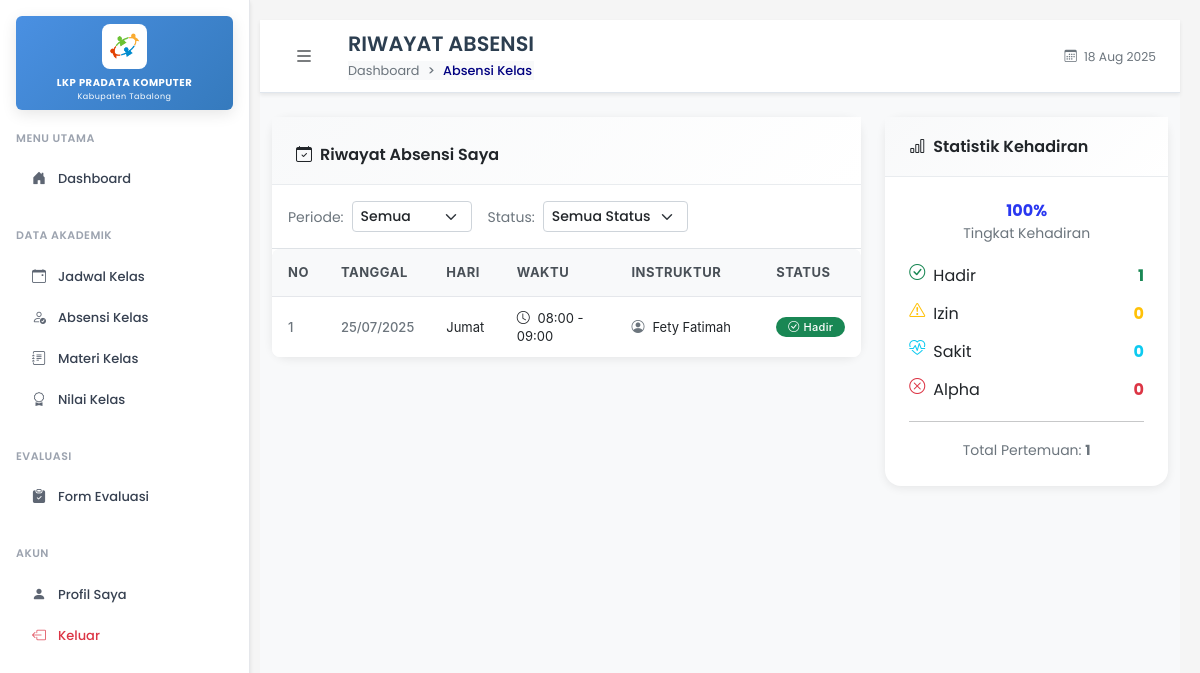
/pages/siswa/absensi/index.php (signed in), run on an earlier commit of the app's database.
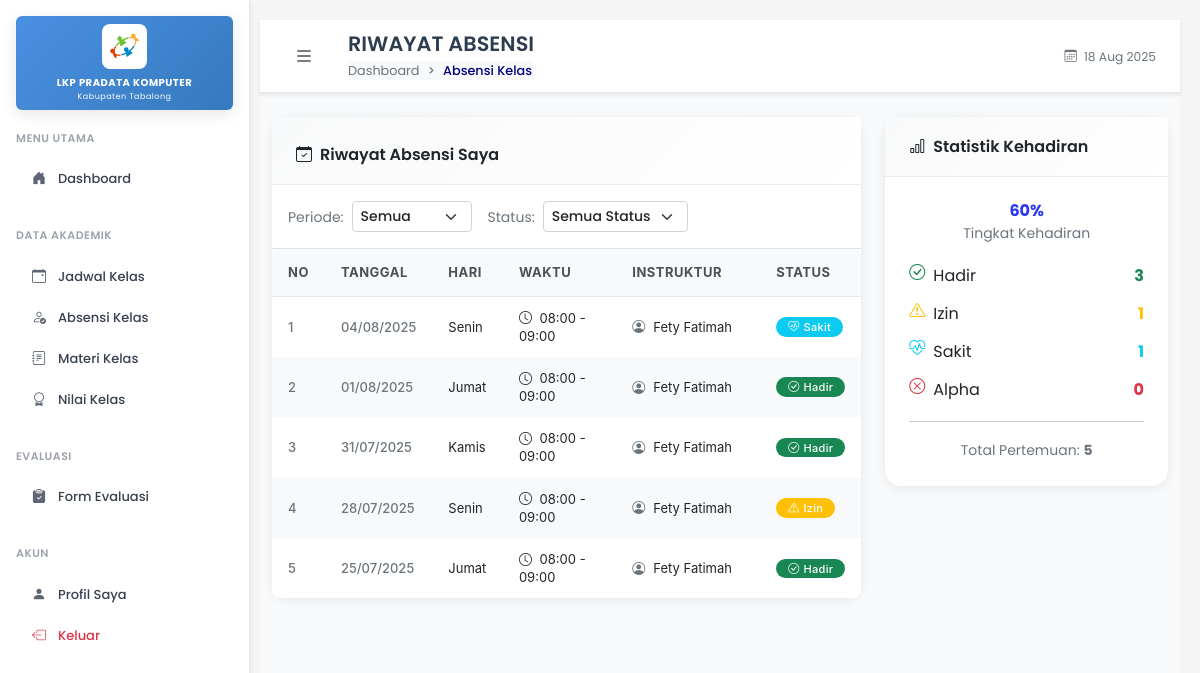
And on a later commit of the database.
### tables this page shows
CREATE TABLE `absensi_siswa` (
  `id_absen` int(11) NOT NULL,
  `id_siswa` int(11) DEFAULT NULL,
  `id_jadwal` int(11) DEFAULT NULL,
  `status` enum('hadir','izin','sakit','tanpa keterangan') DEFAULT NULL,
  `waktu_absen` datetime DEFAULT NULL
);

CREATE TABLE `jadwal` (
  `id_jadwal` int(11) NOT NULL,
  `id_kelas` int(11) DEFAULT NULL,
  `id_instruktur` int(11) DEFAULT NULL,
  `tanggal` date DEFAULT NULL,
  `waktu_mulai` time DEFAULT NULL,
  `waktu_selesai` time DEFAULT NULL
);

CREATE TABLE `instruktur` (
  `id_instruktur` int(11) NOT NULL,
  `id_user` int(11) DEFAULT NULL,
  `nik` varchar(16) DEFAULT NULL,
  `nama` varchar(100) DEFAULT NULL,
  `jenis_kelamin` enum('Laki-Laki','Perempuan') DEFAULT NULL,
  `angkatan` varchar(100) DEFAULT NULL,
  `status_aktif` enum('aktif','nonaktif') DEFAULT 'aktif',
  `pas_foto` varchar(255) DEFAULT NULL,
  `email` varchar(100) DEFAULT NULL
);

### pages/siswa/absensi/index.php (the view, shortened to what the rows shown need)
<?php
require_once '../../../includes/auth.php';
include '../../../includes/db.php';
$stmt = $conn->prepare("SELECT s.*, k.nama_kelas, g.nama_gelombang, i.nama as nama_instruktur
                       FROM siswa s
                       LEFT JOIN kelas k ON s.id_kelas = k.id_kelas
                       LEFT JOIN gelombang g ON k.id_gelombang = g.id_gelombang
                       LEFT JOIN instruktur i ON k.id_instruktur = i.id_instruktur
                       WHERE s.id_user = ?");
$stmt->bind_param("i", $_SESSION['user_id']);
$stmt->execute();
$siswaData = $stmt->get_result()->fetch_assoc();
$whereConditions = ["a.id_siswa = ?"];
$params = [$siswaData['id_siswa']];
$whereClause = 'WHERE ' . implode(' AND ', $whereConditions);
$orderClause = "ORDER BY j.tanggal DESC, j.waktu_mulai DESC";
$query = "SELECT a.status, a.waktu_absen,
          j.tanggal, j.waktu_mulai, j.waktu_selesai,
          k.nama_kelas,
          i.nama as nama_instruktur,
          CASE DAYNAME(j.tanggal)
            WHEN 'Monday' THEN 'Senin'
            WHEN 'Tuesday' THEN 'Selasa'
            WHEN 'Wednesday' THEN 'Rabu'
            WHEN 'Thursday' THEN 'Kamis'
            WHEN 'Friday' THEN 'Jumat'
            WHEN 'Saturday' THEN 'Sabtu'
            WHEN 'Sunday' THEN 'Minggu'
          END as hari_indonesia
          FROM absensi_siswa a
          JOIN jadwal j ON a.id_jadwal = j.id_jadwal
          JOIN kelas k ON j.id_kelas = k.id_kelas
          JOIN instruktur i ON j.id_instruktur = i.id_instruktur
          $whereClause
          $orderClause";
$stmt = mysqli_prepare($conn, $query);
if ($stmt) {
    $types = str_repeat('s', count($params));
    mysqli_stmt_bind_param($stmt, $types, ...$params);
    mysqli_stmt_execute($stmt);
    $result = mysqli_stmt_get_result($stmt);
} else {
    $result = false;
}
function getStatusBadge($status) {
    switch($status) {
        case 'hadir':
            return '<span class="badge bg-success px-2 py-1"><i class="bi bi-check-circle me-1"></i>Hadir</span>';
        case 'izin':
            return '<span class="badge bg-warning px-2 py-1"><i class="bi bi-exclamation-triangle me-1"></i>Izin</span>';
        case 'sakit':
            return '<span class="badge bg-info px-2 py-1"><i class="bi bi-heart-pulse me-1"></i>Sakit</span>';
    }
}
?>
<!DOCTYPE html>
<html lang="id">
<head>
  <link rel="stylesheet" href="../../../assets/css/bootstrap.min.css" />
  <link rel="stylesheet" href="../../../assets/css/bootstrap-icons.css" />
  <link rel="stylesheet" href="../../../assets/css/fonts.css" />
  <link rel="stylesheet" href="../../../assets/css/styles.css" />
</head>
<body>
  <div class="d-flex">
    <div class="flex-fill main-content">
      <nav class="top-navbar">
        <div class="container-fluid px-3 px-md-4">
          <div class="d-flex align-items-center">
            <div class="d-flex align-items-center flex-grow-1">
              <div class="page-info">
                <h2 class="page-title mb-1">RIWAYAT ABSENSI</h2>
              </div>
            </div>
          </div>
        </div>
      </nav>
      <div class="container-fluid mt-4">
        <div class="row">
          <div class="col-lg-8">
            <div class="card content-card">
              <div class="table-responsive">
                <table class="custom-table mb-0">
                  <thead>
                    <tr>
                      <th width="5%">No</th>
                      <th width="15%">Tanggal</th>
                      <th width="12%">Hari</th>
                      <th width="20%">Waktu</th>
                      <th width="25%">Instruktur</th>
                      <th width="15%">Status</th>
                    </tr>
                  </thead>
                  <tbody>
                    <?php if ($result && mysqli_num_rows($result) > 0): ?>
                      <?php $no = 1; ?>
                      <?php while ($row = mysqli_fetch_assoc($result)): ?>
                        <?php
                        $tanggalJadwal = strtotime($row['tanggal']);
                        $today = strtotime(date('Y-m-d'));
                        $isToday = $tanggalJadwal == $today;
                        $isPast = $tanggalJadwal < $today;
                        ?>
                        <tr class="<?= $isToday ? 'table-primary' : '' ?>">
                          <td class="align-middle">
                            <span class="fw-medium text-muted"><?= $no++ ?></span>
                          </td>
                          <td class="align-middle">
                            <div class="fw-medium <?= $isToday ? 'text-primary' : ($isPast ? 'text-muted' : '') ?>">
                              <?= date('d/m/Y', strtotime($row['tanggal'])) ?>
                            </div>
                          </td>
                          <td class="align-middle">
                            <span class="<?= $isToday ? 'text-primary fw-bold' : '' ?>">
                              <?= htmlspecialchars($row['hari_indonesia']) ?>
                            </span>
                          </td>
                          <td class="align-middle">
                            <div class="<?= $isToday ? 'text-primary fw-bold' : '' ?>">
                              <i class="bi bi-clock me-1"></i>
                              <?= date('H:i', strtotime($row['waktu_mulai'])) ?> -
                              <?= date('H:i', strtotime($row['waktu_selesai'])) ?>
                            </div>
                          </td>
                          <td class="align-middle">
                            <div class="d-flex align-items-center">
                              <i class="bi bi-person-circle me-2 text-muted"></i>
                              <span><?= htmlspecialchars($row['nama_instruktur']) ?></span>
                            </div>
                          </td>
                          <td class="align-middle">
                            <?= getStatusBadge($row['status']) ?>
                          </td>
                        </tr>
                      <?php endwhile; ?>
                    <?php endif; ?>
                  </tbody>
                </table>
              </div>
            </div>
          </div>
        </div>
      </div>
    </div>
  </div>
</body>
</html>

What changed in the data, as far as the page shows it:
added absensi_siswa: id_jadwal.tanggal "04/08/2025", hari_indonesia "Senin", id_jadwal.waktu_mulai "08:00", id_jadwal.waktu_selesai "09:00", instruktur.nama "Fety Fatimah", status "sakit" (drawn)
added absensi_siswa: id_jadwal.tanggal "01/08/2025", hari_indonesia "Jumat", id_jadwal.waktu_mulai "08:00", id_jadwal.waktu_selesai "09:00", instruktur.nama "Fety Fatimah", status "hadir" (drawn)
added absensi_siswa: id_jadwal.tanggal "31/07/2025", hari_indonesia "Kamis", id_jadwal.waktu_mulai "08:00", id_jadwal.waktu_selesai "09:00", instruktur.nama "Fety Fatimah", status "hadir" (drawn)
added absensi_siswa: id_jadwal.tanggal "28/07/2025", hari_indonesia "Senin", id_jadwal.waktu_mulai "08:00", id_jadwal.waktu_selesai "09:00", instruktur.nama "Fety Fatimah", status "izin" (drawn)
Also different on the page:
$persentaseKehadiran: "100" → "60"
$statsData['total_hadir']: "1" → "3"
$statsData['total_izin']: "0" → "1"
$statsData['total_sakit']: "0" → "1"
$statsData['total_pertemuan']: "1" → "5"
